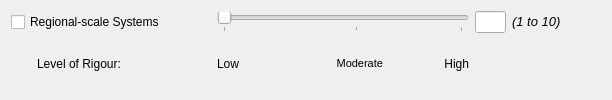
               <widget class="QWidget" name="widget_13" native="true">
                <property name="minimumSize">
                 <size>
                  <width>0</width>
                  <height>20</height>
                 </size>
                </property>
                <layout class="QGridLayout" name="gridLayout_11">
                 <item row="0" column="2" colspan="3">
                  <widget class="QSlider" name="strategy_lot_rigour_3">
                   <property name="minimumSize">
                    <size>
                     <width>240</width>
                     <height>0</height>
                    </size>
                   </property>
                   <property name="minimum">
                    <number>1</number>
                   </property>
                   <property name="maximum">
                    <number>10</number>
                   </property>
                   <property name="orientation">
                    <enum>Qt::Horizontal</enum>
                   </property>
                   <property name="tickPosition">
                    <enum>QSlider::TicksBelow</enum>
                   </property>
                   <property name="tickInterval">
                    <number>5</number>
                   </property>
                  </widget>
                 </item>
                 <item row="1" column="0">
                  <spacer name="horizontalSpacer_11">
                   <property name="orientation">
                    <enum>Qt::Horizontal</enum>
                   </property>
                   <property name="sizeType">
                    <enum>QSizePolicy::Fixed</enum>
                   </property>
                   <property name="sizeHint" stdset="0">
                    <size>
                     <width>20</width>
                     <height>20</height>
                    </size>
                   </property>
                  </spacer>
                 </item>
                 <item row="1" column="2">
                  <widget class="QLabel" name="strategy_lot_lbl2_3">
                   <property name="minimumSize">
                    <size>
                     <width>80</width>
                     <height>0</height>
                    </size>
                   </property>
                   <property name="text">
                    <string>Low</string>
                   </property>
                  </widget>
                 </item>
                 <item row="1" column="3">
                  <widget class="QLabel" name="strategy_lot_lbl3_3">
                   <property name="minimumSize">
                    <size>
                     <width>80</width>
                     <height>0</height>
                    </size>
                   </property>
                   <property name="text">
                    <string>&lt;!DOCTYPE HTML PUBLIC &quot;-//W3C//DTD HTML 4.0//EN&quot; &quot;http://www.w3.org/TR/REC-html40/strict.dtd&quot;&gt;
&lt;html&gt;&lt;head&gt;&lt;meta name=&quot;qrichtext&quot; content=&quot;1&quot; /&gt;&lt;style type=&quot;text/css&quot;&gt;
p, li { white-space: pre-wrap; }
&lt;/style&gt;&lt;/head&gt;&lt;body style=&quot; font-family:'MS Shell Dlg 2'; font-size:10pt; font-weight:400; font-style:normal;&quot;&gt;
&lt;p align=&quot;right&quot; style=&quot; margin-top:0px; margin-bottom:0px; margin-left:0px; margin-right:0px; -qt-block-indent:0; text-indent:0px;&quot;&gt;&lt;span style=&quot; font-size:8pt;&quot;&gt;Moderate&lt;/span&gt;&lt;/p&gt;&lt;/body&gt;&lt;/html&gt;</string>
                   </property>
                  </widget>
                 </item>
                 <item row="0" column="0" colspan="2">
                  <widget class="QCheckBox" name="strategy_lot_check_3">
                   <property name="minimumSize">
                    <size>
                     <width>200</width>
                     <height>0</height>
                    </size>
                   </property>
                   <property name="text">
                    <string>Regional-scale Systems</string>
                   </property>
                  </widget>
                 </item>
                 <item row="1" column="1">
                  <widget class="QLabel" name="strategy_lot_lbl_3">
                   <property name="text">
                    <string>Level of Rigour:</string>
                   </property>
                  </widget>
                 </item>
                 <item row="0" column="7">
                  <spacer name="horizontalSpacer_12">
                   <property name="orientation">
                    <enum>Qt::Horizontal</enum>
                   </property>
                   <property name="sizeHint" stdset="0">
                    <size>
                     <width>40</width>
                     <height>20</height>
                    </size>
                   </property>
                  </spacer>
                 </item>
                 <item row="1" column="4">
                  <widget class="QLabel" name="strategy_lot_lbl4_3">
                   <property name="minimumSize">
                    <size>
                     <width>80</width>
                     <height>0</height>
                    </size>
                   </property>
                   <property name="text">
                    <string>&lt;html&gt;&lt;head/&gt;&lt;body&gt;&lt;p align=&quot;right&quot;&gt;High&lt;/p&gt;&lt;/body&gt;&lt;/html&gt;</string>
                   </property>
                  </widget>
                 </item>
                 <item row="0" column="6">
                  <widget class="QLabel" name="strategy_lot_lbl5_3">
                   <property name="text">
                    <string>&lt;!DOCTYPE HTML PUBLIC &quot;-//W3C//DTD HTML 4.0//EN&quot; &quot;http://www.w3.org/TR/REC-html40/strict.dtd&quot;&gt;
&lt;html&gt;&lt;head&gt;&lt;meta name=&quot;qrichtext&quot; content=&quot;1&quot; /&gt;&lt;style type=&quot;text/css&quot;&gt;
p, li { white-space: pre-wrap; }
&lt;/style&gt;&lt;/head&gt;&lt;body style=&quot; font-family:'MS Shell Dlg 2'; font-size:10pt; font-weight:400; font-style:normal;&quot;&gt;
&lt;p style=&quot; margin-top:0px; margin-bottom:0px; margin-left:0px; margin-right:0px; -qt-block-indent:0; text-indent:0px;&quot;&gt;&lt;span style=&quot; font-style:italic;&quot;&gt;(1 to 10)&lt;/span&gt;&lt;/p&gt;&lt;/body&gt;&lt;/html&gt;</string>
                   </property>
                  </widget>
                 </item>
                 <item row="0" column="5">
                  <widget class="QLineEdit" name="strategy_lot_rigour_box_3">
                   <property name="maximumSize">
                    <size>
                     <width>31</width>
                     <height>16777215</height>
                    </size>
                   </property>
                  </widget>
                 </item>
                </layout>
               </widget>
